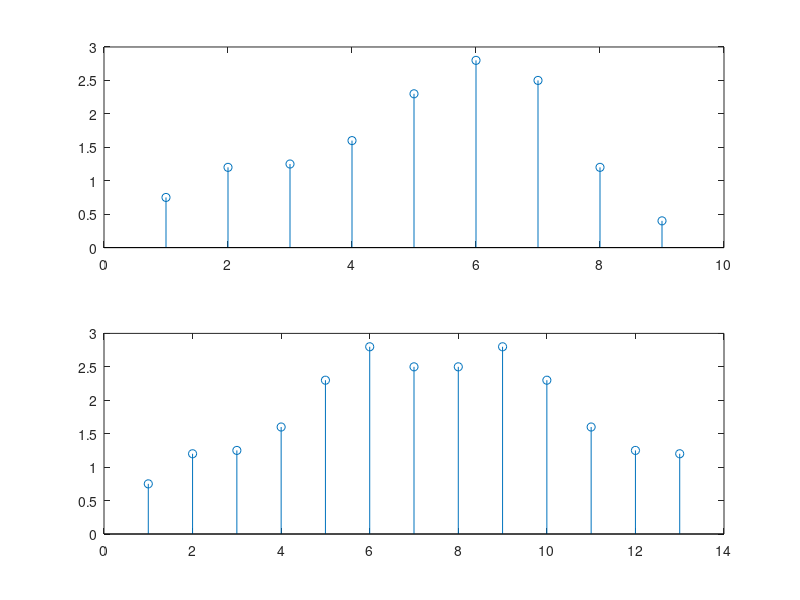

Source code (MATLAB):
#correlacao
pkg load signal
y = [0.5 0.3 0.2];
x = [2 3 3 2 1 1.5 1.5];

corr_verdadeira = xcorr(y,x);

subplot(2, 1, 1);
stem(corr_verdadeira(1,1:9));

total1 = size(y,2);
total2 = size(x,2);

somatorio = zeros(1,total2);
minha_corr = zeros(1,total2);

for (i=1:total2)
  for(j=1:total1)
    multiplica=0;
    if (((j-1)+i)<=total2)
    multiplica = y(j) * x((j-1)+i);
    endif
    somatorio(i)= multiplica + somatorio(i);
    endfor
  minha_corr(i) = somatorio(i);
  endfor
  
minha_corr_flip = flip(minha_corr(1,1:total2-1));
minha_final = vertcat(rot90(minha_corr),rot90(minha_corr_flip));

  subplot(2,1,2);
  stem(minha_final);